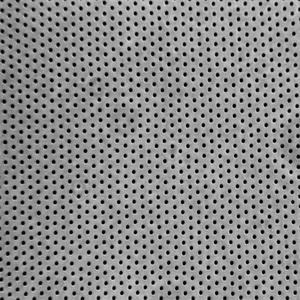
%> input picture uebung05/Kristall.png, 300 x 300 px
$ octave DFT_Periodisch.m   (GNU Octave 9; MATLAB toolbox functions it lacks are replaced by stand-ins)
%> lines starting %> are read from the running program, lines starting %| are printed output that depends on the picture
clear 'all';
close 'all';

%read image
Image = imread('Kristall.png');
%> Image is the input picture: size 300x300 uint8; min 0, max 220, mean 138.2

%shortcut
ImgS = size(Image);
%> ImgS = [300 300]

%create a shifted image
ImageShift = fftshift(Image);
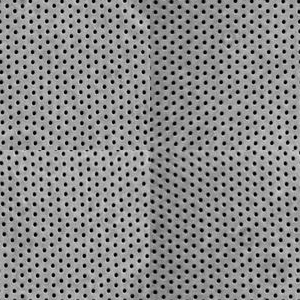
%> ImageShift: size 300x300 uint8; min 0, max 220, mean 138.2; mean of the top-left, top-right, bottom-left and bottom-right quarters 141.2, 134.8, 144, 132.6

%do fft (keep the same size, otherwise we pad zeros and do not get the same
%results for original and shifted image)
Image_FFT = fft2(Image);

%plot the whole stuff
figure(1);
subplot(1,2,1);
imshow(Image);
title('original image');
subplot(1,2,2);
imshow(log(abs(fftshift(Image_FFT))),[]);
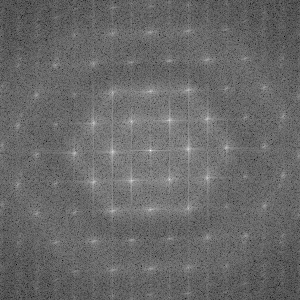
%> displayed picture: size 300x300, on the screen's scale of 0 to 255; min 0, max 255, mean 104.7
title('DFT');

%fft of shifted image
Image_FFT_Shift = fft2(ImageShift);

figure(2);
subplot(1,2,1);
imshow(ImageShift);
title('original image (shifted)');
subplot(1,2,2);
imshow(log(abs(fftshift(Image_FFT_Shift))),[]);
title('DFT');


%apply Hanning window ??????
%Hann = ;
Image_Hann = double(Image);
Image_FFT_Ham = fft2(Image_Hann);

figure(3)
subplot(1,2,1);
imshow(Image_Hann,[]);
title('original image with hann window');
subplot(1,2,2);
imshow(log(abs(fftshift(Image_FFT_Ham))),[]);
title('DFT after application of hann window');
